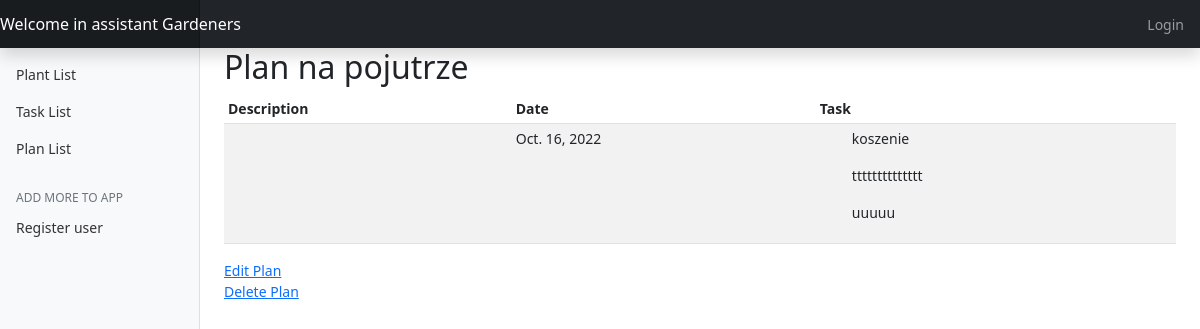
The page /plan_view/3/ on the database as committed earlier.
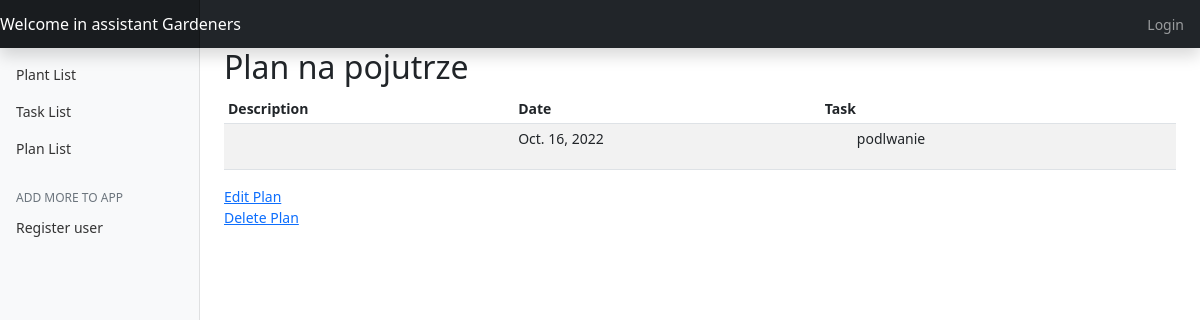
The same page on the database as committed later.
### garden_app/models.py (models this page shows, shortened)
class Task(models.Model):
    name = models.CharField(max_length=60)
    description = models.TextField(blank=True, null=True)
    plant = models.ForeignKey(Plant, default=None, null=True, blank=True, on_delete=models.CASCADE)
    plan = models.ManyToManyField(PlanOfWork, blank=True)

### garden_app/views.py (the view)
# urls.py: path("plan_view/<int:plan_id>/", views.PlanView.as_view(), name="plan_view"),
class PlanView(View):
    def get(self, request, plan_id):
        plan = PlanOfWork.objects.get(id=plan_id)
        return render(request, "plan_info.html", {"plan": plan})

### templates/plan_info.html (shortened to what this page needs)
{% extends "base.html" %}
{% load static %}
{% block table %}
    <main role="main" class="col-md-9 ml-sm-auto col-lg-10 px-4">
    <h2>Plan {{ plan.name }}</h2>
      <div class="table-responsive">
        <table class="table table-striped table-sm">
          <thead>
            <tr>
              <th>Description</th>
              <th>Date</th>
              <th>Task</th>
            </tr>
          </thead>
          <tbody>
            <tr>
              <td>{{ plan.description }}</td>
              <td>{{ plan.date }}</td>
              <td>{% for task in plan.task_set.all %}
                  <ol>{{ task.name }}</ol>
                  {% endfor %}
              </td>
            </tr>
          </tbody>
        </table>
      </div>
        <div class="button col-md-3 inline-group float-left flex-column">
            <button class="navbar-toggler active" type="button">
      <span class="badge-light">
          <a href="/plan_view/update/{{ plan.id }}">Edit Plan</a></span>
            </button>
        </div>
        <div class="button col-md-3 inline-group float-left flex-column">
            <button class="navbar-toggler active" type="button">
          <span class="badge-light">
              <a href="/plan_view/delete/{{ plan.id }}">Delete Plan</a></span>
            </button>
        </div>
    </main>
{% endblock %}

Rows that differ between the two databases and show on the page:
no longer on this page (row edited): Task: name "koszenie"
removed Task: name "tttttttttttttt"
removed Task: name "uuuuu"
added Task: name "podlwanie"
